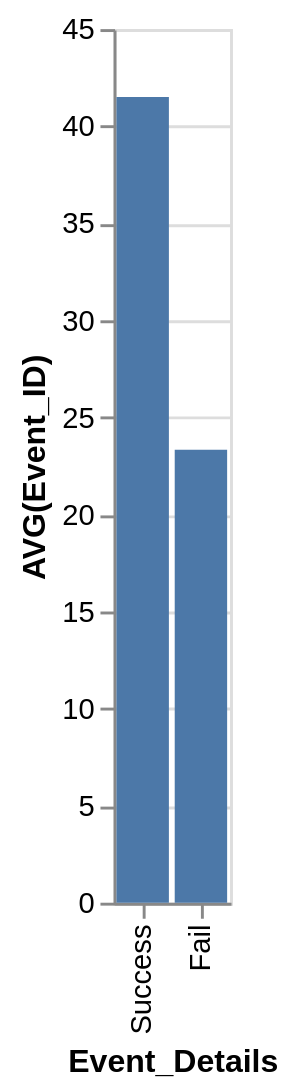

Write a Vega-Lite specification for this figure.
### Vega-Lite specification from a JSON file in a GitHub repository (floating-point values rounded to 4 significant figures)
{"data": {"values": [{"x_data": "Success", "y_data": 41.5}, {"x_data": "Fail", "y_data": 23.33}]}, "mark": "bar", "encoding": {"x": {"field": "x_data", "type": "nominal", "title": "Event_Details", "sort": "descending"}, "y": {"field": "y_data", "type": "quantitative", "title": "AVG(Event_ID)"}}}
